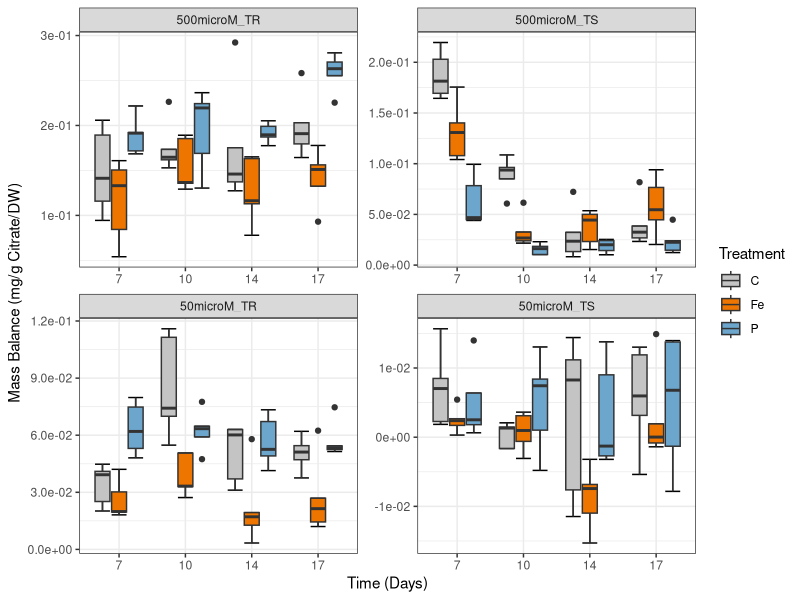
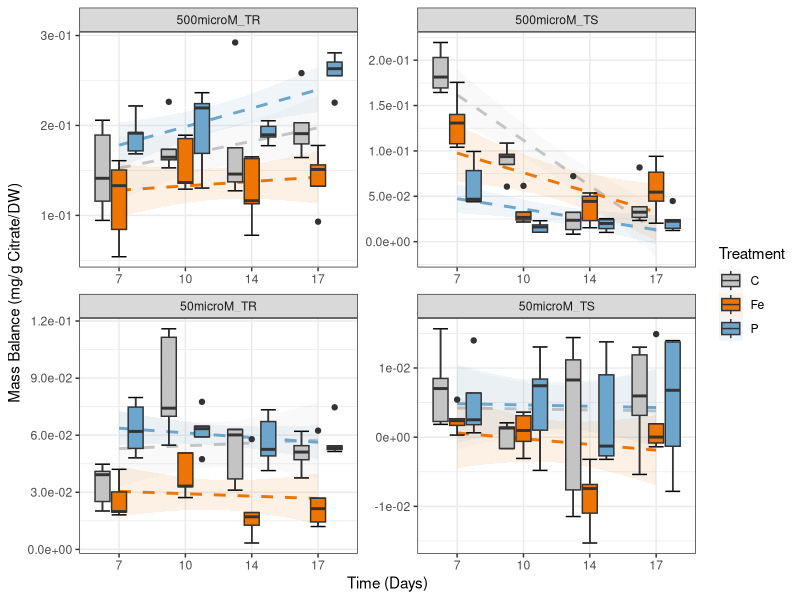
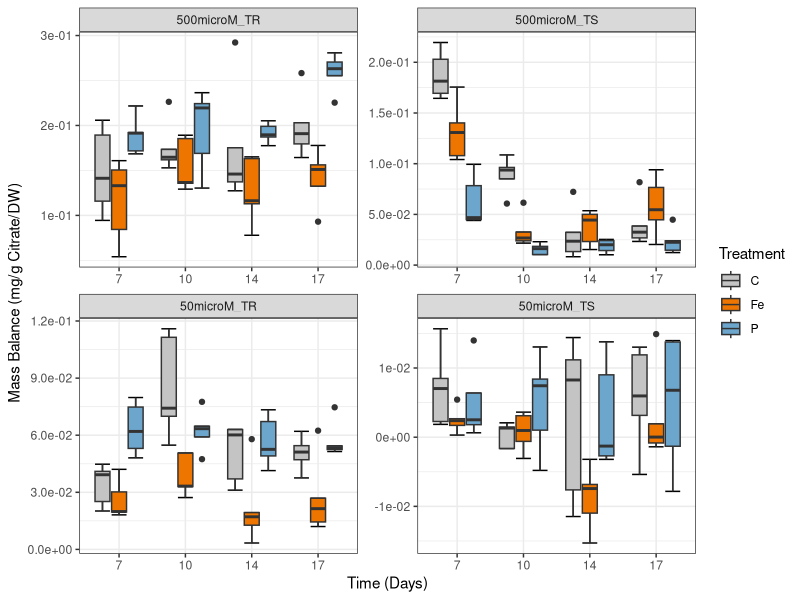
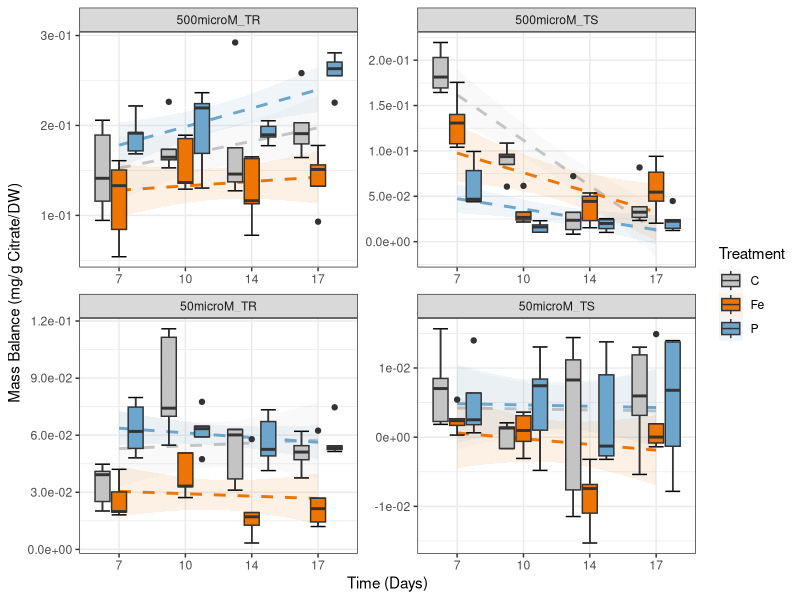

Source code (R) for these figures, in order: (Note: this script raises an error after producing the figures.)
library(readr)
library(ggpubr)
library(ggplot2)
library(reshape2)
library(tidyverse)
library(plyr) 
library(dplyr)
library(readxl)
library(scales)


table <- read.csv("DATA_STD_MassBalance_Citrate.csv", sep=";",
                  header=T)

table <- table %>% drop_na(Value)


Summary_table <- ddply(table, c("Treatment", "Time", "Species_Tissue"), summarise,
                       N    = sum(!is.na(Value)),
                       mean = mean(Value, na.rm=TRUE),
                       sd   = sd(Value, na.rm=TRUE),
                       se   = sd / sqrt(N))
write.table(Summary_table, "STD_MassBalance_Citrate_summary_statistics.csv", quote = FALSE, sep = ";")


#SideBySide Boxlot ####
my_order<- c("C", "Fe", "P")
f1 <- ggplot(table, aes(x = factor(Time), y = Value, fill = Treatment)) +  
  stat_boxplot(geom="errorbar") +
  geom_boxplot() +
  theme_bw() + 
  scale_fill_manual(values=c("grey77","darkorange2", "skyblue3")) +
  scale_color_manual(values=c("grey77","darkorange2", "skyblue3")) +
  scale_y_continuous(labels = scientific)


f2 <- f1 + facet_wrap(~Species_Tissue, scales="free", ncol = 2)+
  ylab("Mass Balance (mg/g Citrate/DW)") + 
  xlab("Time (Days)")
f2
ggsave(filename = "STD_MassBalance_Citrate_SideBySide_Boxplot.pdf", plot = last_plot(), dpi = 600, units = "cm", width = 70, height = 60, scale = 0.5)


#SideBySide Boxlot + trendline ####
trendline <- geom_smooth(aes(group = Treatment, color = Treatment, fill = Treatment), method=lm, alpha = 0.1, linetype="dashed") 

f1 <- ggplot(table, aes(x = factor(Time), y = Value, fill = Treatment)) +  
  trendline +
  stat_boxplot(geom="errorbar") +
  geom_boxplot() +
  theme_bw() + 
  scale_fill_manual(values=c("grey77","darkorange2", "skyblue3")) +
  scale_color_manual(values=c("grey77","darkorange2", "skyblue3")) +
  scale_y_continuous(labels = scientific) +
  stat_regline_equation()

f2 <- f1 + facet_wrap(~Species_Tissue, scales="free", ncol = 2)+
  ylab("Mass Balance (mg/g Citrate/DW)") + 
  xlab("Time (Days)")
f2
ggsave(filename = "STD_MassBalance_Citrate_SideBySide_Boxplot_2.pdf", plot = last_plot(), dpi = 600, units = "cm", width = 70, height = 60, scale = 0.5)


#Regression line statistics ####
##Assumptions  ####
###1. Indipendence of observation (no autocorrelation between time and treatment)
cor(table$Time, table$Treatment)

###2. Normality
hist(table$Value)

###3. Linearity
plot(Value ~ Time, data=table)
plot(Value ~ Treatment, data=table)

###4. Homoscedasticity


##Model fitting and statistics ####
vector_Species_Tissue <- c("50microM_TR",
                           "50microM_TS",
                           "500microM_TR",
                           "500microM_TS")
vector_Treatment <- c("C",
                      "P",
                      "Fe")

###create Subsets according to Species_Tissue ####
Subsets <- lapply(vector_Species_Tissue, function(i){ 
  i <- subset(table, Species_Tissue == i)
})
names(Subsets) <- vector_Species_Tissue


###Regression model development  ####
Regression_line <- lapply(vector_Species_Tissue, function(m){
  lapply(split(Subsets[[m]], Subsets[[m]][["Treatment"]]), function(i){ 
    lm(Value ~ Time, data = i)
  })
})
names(Regression_line) <- vector_Species_Tissue


###Extract statistics/data from model ####
TR50microM <- lapply(vector_Treatment, function(m){
  summary(Regression_line[["50microM_TR"]][[m]])
})
names(TR50microM) <- vector_Treatment
TS50microM <- lapply(vector_Treatment, function(m){
  summary(Regression_line[["50microM_TS"]][[m]])
})
names(TS50microM) <- vector_Treatment
TR500microM <- lapply(vector_Treatment, function(m){
  summary(Regression_line[["500microM_TR"]][[m]])
})
names(TR500microM) <- vector_Treatment
TS500microM <- lapply(vector_Treatment, function(m){
  summary(Regression_line[["500microM_TS"]][[m]])
})
names(TS500microM) <- vector_Treatment

###Save/print results of linear model significance ####
sink("STD_MassBalance_Citrate_Regression_line.csv")
"TR50microM"
TR50microM
"TS50microM"
TS50microM
"TR500microM"
TR500microM
"TS500microM"
TS500microM
sink(NULL)


###Regression_model_comparison  ####
Regression_model_comparison <- lapply(split(table, table$Species_Tissue), function(i){ 
  anova(lm(Value ~ Time*Treatment, data = i))
})

sink("STD_MassBalance_Citrate_Regression_model_Comparison.csv")
Regression_model_comparison
sink(NULL)

